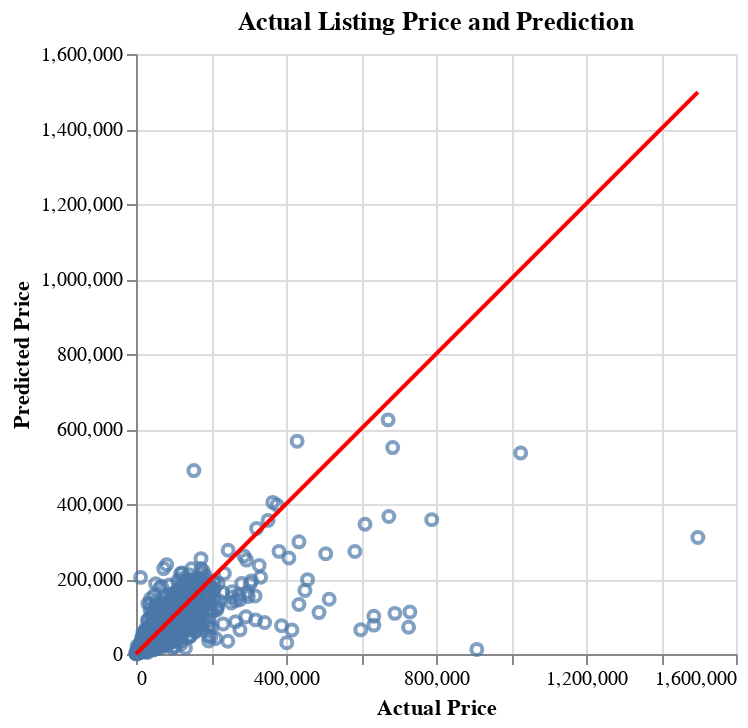

Source (notebook cell):
### Code cell
prediction_plot = alt.Chart(test_pred, title='Actual Listing Price and Prediction').mark_point().encode(
    alt.X('price').title('Actual Price'),
    alt.Y('prediction').title('Predicted Price')
)

min_price = min(test_pred['price'].min(), test_pred['prediction'].min())
max_price = max(test_pred['price'].max(), test_pred['prediction'].max())

# Create a DataFrame for the 45-degree line
line_data = pd.DataFrame({
    'price': [min_price, max_price],
    'prediction': [min_price, max_price]
})

# Create the 45-degree line chart
line_chart = alt.Chart(line_data).mark_line(color='red').encode(
    x='price',
    y='prediction'
)

prediction_plot + line_chart

### Figure 1 — Vega specification as saved in the notebook (floating-point values rounded to 4 significant figures; data arrays with more than 128 entries replaced by an {"elided": "..."} marker saying what was removed)
{"$schema": "https://vega.github.io/schema/vega/v5.json", "data": [{"name": "source_1", "values": [{"prediction": 88, "price": 88}, {"prediction": 1498330, "price": 1498330}]}, {"name": "source_0", "values": {"elided": "12499 records"}}], "marks": [{"type": "symbol", "name": "layer_0_marks", "from": {"data": "source_0"}, "encode": {"update": {"opacity": {"value": 0.7}, "stroke": {"value": "#4c78a8"}, "ariaRoleDescription": {"value": "point"}, "description": {"signal": "\"Actual Price: \" + (format(datum[\"price\"], \"\")) + \"; Predicted Price: \" + (format(datum[\"prediction\"], \"\"))"}, "fill": {"value": "transparent"}, "x": {"field": "price", "scale": "x"}, "y": {"field": "prediction", "scale": "y"}}}, "style": ["point"]}, {"type": "line", "name": "layer_1_marks", "from": {"data": "source_1"}, "sort": {"field": "datum[\"price\"]"}, "encode": {"update": {"x": {"field": "price", "scale": "x"}, "defined": {"signal": "isValid(datum[\"price\"]) && isFinite(+datum[\"price\"]) && isValid(datum[\"prediction\"]) && isFinite(+datum[\"prediction\"])"}, "description": {"signal": "\"price: \" + (format(datum[\"price\"], \"\")) + \"; prediction: \" + (format(datum[\"prediction\"], \"\"))"}, "y": {"field": "prediction", "scale": "y"}, "stroke": {"value": "red"}}}, "style": ["line"]}], "scales": [{"name": "x", "type": "linear", "domain": {"fields": [{"data": "source_0", "field": "price"}, {"data": "source_1", "field": "price"}]}, "range": [0, {"signal": "width"}], "nice": true, "zero": true}, {"name": "y", "type": "linear", "domain": {"fields": [{"data": "source_0", "field": "prediction"}, {"data": "source_1", "field": "prediction"}]}, "range": [{"signal": "height"}, 0], "nice": true, "zero": true}], "axes": [{"scale": "x", "gridScale": "y", "grid": true, "orient": "bottom", "domain": false, "labels": false, "minExtent": 0, "ticks": false, "tickCount": {"signal": "ceil(width/40)"}, "aria": false, "maxExtent": 0, "zindex": 0}, {"scale": "y", "domain": false, "tickCount": {"signal": "ceil(height/40)"}, "gridScale": "x", "ticks": false, "labels": false, "maxExtent": 0, "orient": "left", "grid": true, "aria": false, "minExtent": 0, "zindex": 0}, {"scale": "x", "labelOverlap": true, "tickCount": {"signal": "ceil(width/40)"}, "title": "Actual Price", "orient": "bottom", "labelFlush": true, "zindex": 0, "grid": false}, {"scale": "y", "labelOverlap": true, "title": "Predicted Price", "grid": false, "tickCount": {"signal": "ceil(height/40)"}, "zindex": 0, "orient": "left"}], "title": {"text": "Actual Listing Price and Prediction", "frame": "group"}, "background": "white", "width": 300, "padding": 5, "style": "cell", "height": 300}
